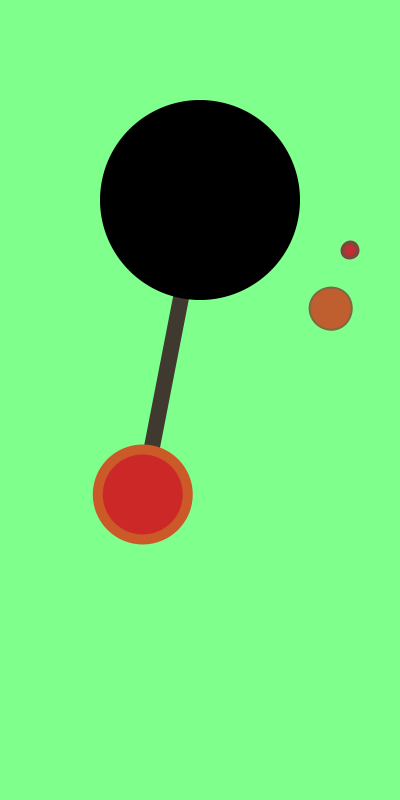
Frame 1 (no input)
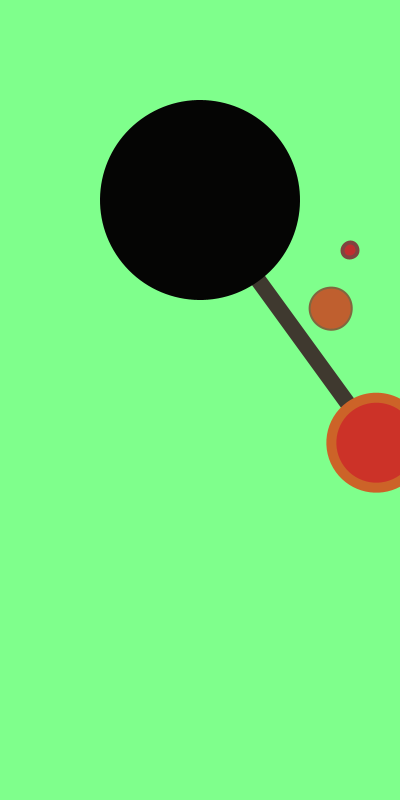
Frame 60 (the mouse pressed at the canvas centre just before this capture)
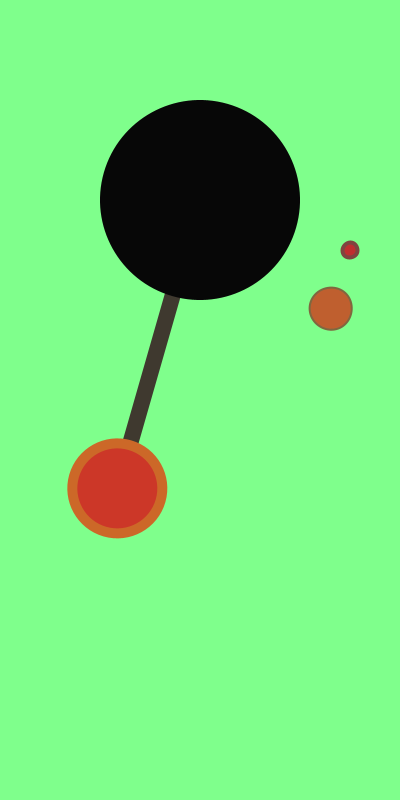
Frame 120 (the mouse held since frame 60 and released just before this capture)

The Processing sketch that drew these frames (run headless with seeded random() and noise(); from frame 60 on, the mouse is pressed at the canvas centre):

// Processing sketch: processing_21022
// ── processing_21022.pde

int hours;
int minutes;
int seconds;
int millisec;
int move;
int face;
int face2;


void setup() {
  size(400, 800);
  colorMode(HSB,200,100,100);
   background(62, 50,100);
  strokeCap(ROUND);
  ellipseMode(CENTER);
  smooth();
  move = 10;
}



void draw() {
  hours = hour();
  minutes = minute();
  seconds = second();
  millisec = millis();

  background(70, 50,100);
  pushMatrix();
  // scale(1.25);
  // Found this code that determines odd or even
  // at http://processing.org/discourse/yabb2/YaBB.pl?num=1214309824
  if(seconds%2 == 0) {
    if(move > 40) {
      move-=1;
      println("positive" + " " + move);
    }
    else {
      move+=1;
    }
  }

  else if(move < 340) {
    move-=1;
  }
  else {
    move+=1;
  }  
  pendulum(move,width/2,height/4);
  clock((width/2) + 50,(height/4) + 50);
  println("negative" + " " + move);
  popMatrix();
}




void clock(int X, int Y) {
  translate(X,Y);
  rotate(radians(90));
  noFill();
  ellipse(0,0, 10, 10);
  // hour hand
  strokeWeight(4);
  stroke(hours, 50, 50);
  pushMatrix();
  rotate(radians(30 * hours));
  fill(hours - 20,75,75); 
  ellipse(-100,0,5 * hours,5 * hours);
  popMatrix();

  // minute hand
  strokeWeight(2);
  stroke(minutes, 50, 50);
  pushMatrix();
  rotate(radians(6 * minutes));
  fill(minutes - 10,75,75);
  ellipse(-100,0,2 * minutes,2 * minutes);
  popMatrix();
}

void pendulum(int move,int X, int Y) {
  pushMatrix();
  translate(X,Y);
  rotate(radians(move));
  noStroke();
  fill(20,25,25);
  rect(-8,0, 16,300);
  fill(seconds + 10,80,80);
  ellipse(0,300,100,100);
  fill(seconds,80,80);
  ellipse(0,300,80,80);
  clockFace(minutes);

  popMatrix();
}

void clockFace(int minutes) {

  noStroke();
  fill(minutes,seconds,seconds);
  ellipse(0,0, 200,200);
}
